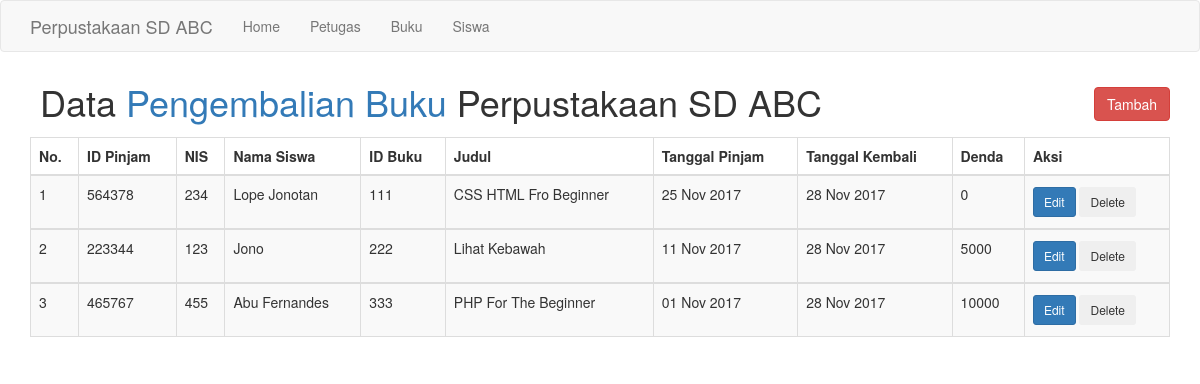
The page /pengembalian/data_pengembalian.php on the database its author committed.
### tables this page shows
CREATE TABLE `pengembalian` (
  `id_kembali` int(11) NOT NULL,
  `id_pinjam` int(11) NOT NULL,
  `nis` int(11) NOT NULL,
  `id_buku` int(11) NOT NULL,
  `tgl_pinjam` date NOT NULL,
  `tgl_kembali` date NOT NULL,
  `denda` int(11) NOT NULL
);

### pengembalian/data_pengembalian.php (the view, shortened to what this page needs)
<?php
    require('../config/db.php');
    $query = 'SELECT * ,
	            (select nama_siswa from siswa where nis = pengembalian.nis) as nama_siswa,
                (select judul from buku where id_buku = pengembalian.id_buku) as judul
                FROM pengembalian ORDER BY tgl_pinjam DESC;';
    $no=1;
    $result = mysqli_query($conn, $query);
    $datas = mysqli_fetch_all($result, MYSQLI_ASSOC);
?>
<?php include('../inc/header.php'); ?>
    <div class="container">
        <h1  style="margin: 10px 10px 15px; display: inline-block;">Data <span class="text-primary">Pengembalian Buku</span> Perpustakaan SD ABC</h1>
        <a href="add_pengembalian.php" class="btn btn-danger" style="margin-top: 15px; float: right;">Tambah</a>
        <table class="table table-striped table-hover table-bordered">
        <thead>
            <tr>
            <th>No.</th>
            <th>ID Pinjam</th>
            <th>NIS</th>
            <th>Nama Siswa</th>
            <th>ID Buku</th>
            <th>Judul</th>
            <th>Tanggal Pinjam</th>
            <th>Tanggal Kembali</th>
            <th>Denda</th>
            <th>Aksi</th>
            </tr>
        </thead>
            <?php foreach($datas as $data) : ?>
            <?php
                $_pinjam = strtotime($data['tgl_pinjam']);
                $_kembali = strtotime($data['tgl_kembali']);
            ?>
            <tbody>
                <tr class="table-success">
                <td><?php echo $no; ?></td>
                <td><?php echo $data['id_pinjam']; ?></td>
                <td><?php echo $data['nis']; ?></td>
                <td><?php echo $data['nama_siswa']; ?></td>
                <td><?php echo $data['id_buku']; ?></td>
                <td><?php echo $data['judul']; ?></td>
                <td><?php echo date('d M Y', $_pinjam); ?></td>
                <td><?php echo date('d M Y', $_kembali); ?></td>
                <td><?php echo $data['denda']; ?></td>
                <td>
                <form method="POST" action="<?php echo $_SERVER['PHP_SELF']; ?>">
                    <a href="<?php echo ROOT_URL; ?>pengembalian/edit_pengembalian.php?id_pinjam=<?php echo $data['id_kembali']; ?>" class="btn btn-primary btn-sm " style="margin: 3px 0;">Edit</a>
                    <input type="submit" name="delete" value="Delete" class="btn btn-outline-secondary btn-sm" Onclick="return confirm('Apakah anda yakin untuk menghapus data peminjaman dengan ID <?php echo $data['id_kembali']?>?')" style="margin: 3px 0;">
                </form>
                </td>
                </tr>
            </tbody>
            <?php $no++; ?>
            <?php endforeach; ?>
            </table>
    </div>
<?php include('../inc/footer.php'); ?>

### rows shown on the page
pengembalian: id_pinjam "564378", nis "234", nama_siswa "Lope Jonotan", id_buku "111", judul "CSS HTML Fro Beginner", tgl_pinjam "25 Nov 2017", tgl_kembali "28 Nov 2017", denda "0"
pengembalian: id_pinjam "223344", nis "123", nama_siswa "Jono", id_buku "222", judul "Lihat Kebawah", tgl_pinjam "11 Nov 2017", tgl_kembali "28 Nov 2017", denda "5000"
pengembalian: id_pinjam "465767", nis "455", nama_siswa "Abu Fernandes", id_buku "333", judul "PHP For The Beginner", tgl_pinjam "01 Nov 2017", tgl_kembali "28 Nov 2017", denda "10000"
